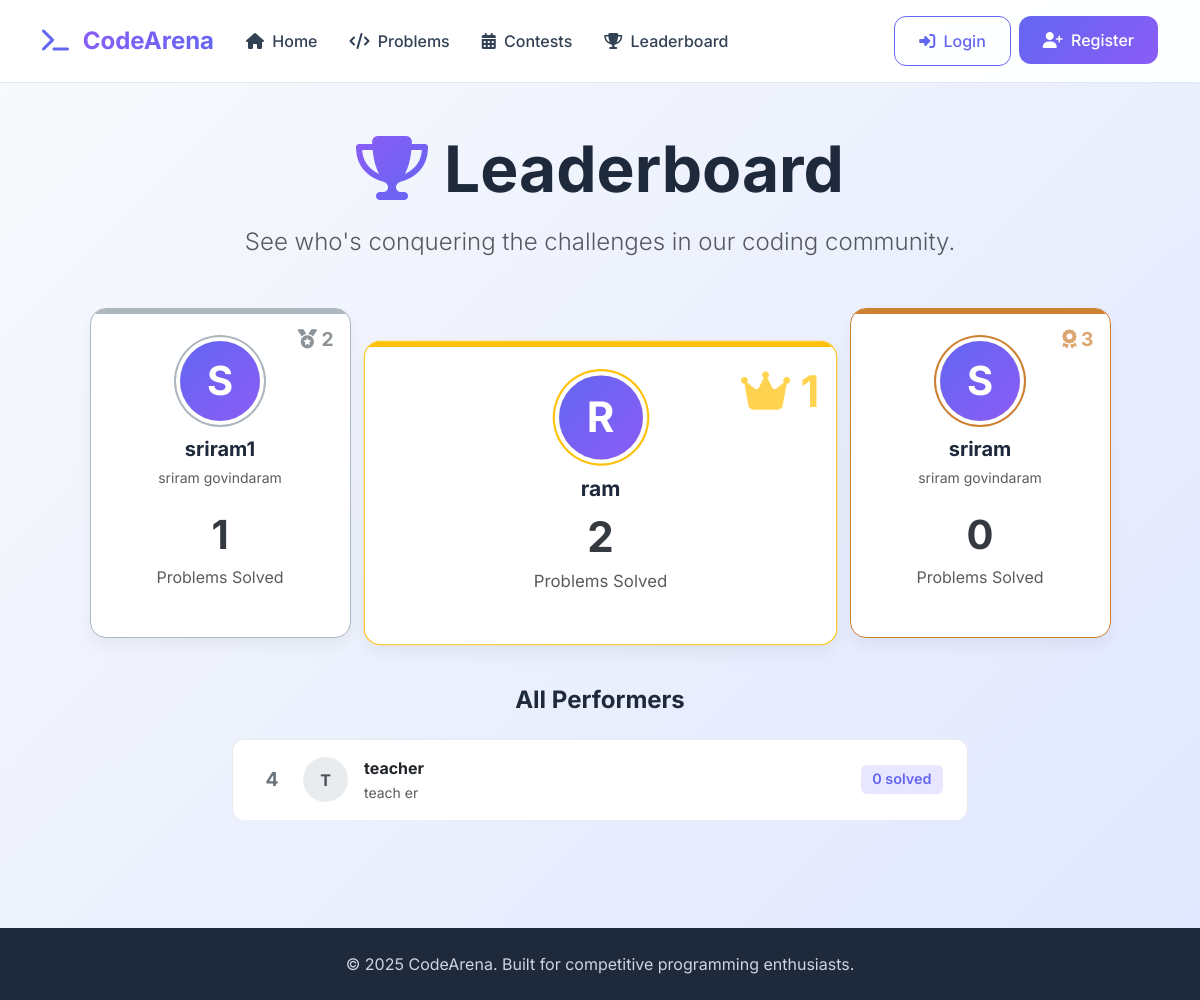
The app's page /leaderboard/, older data.
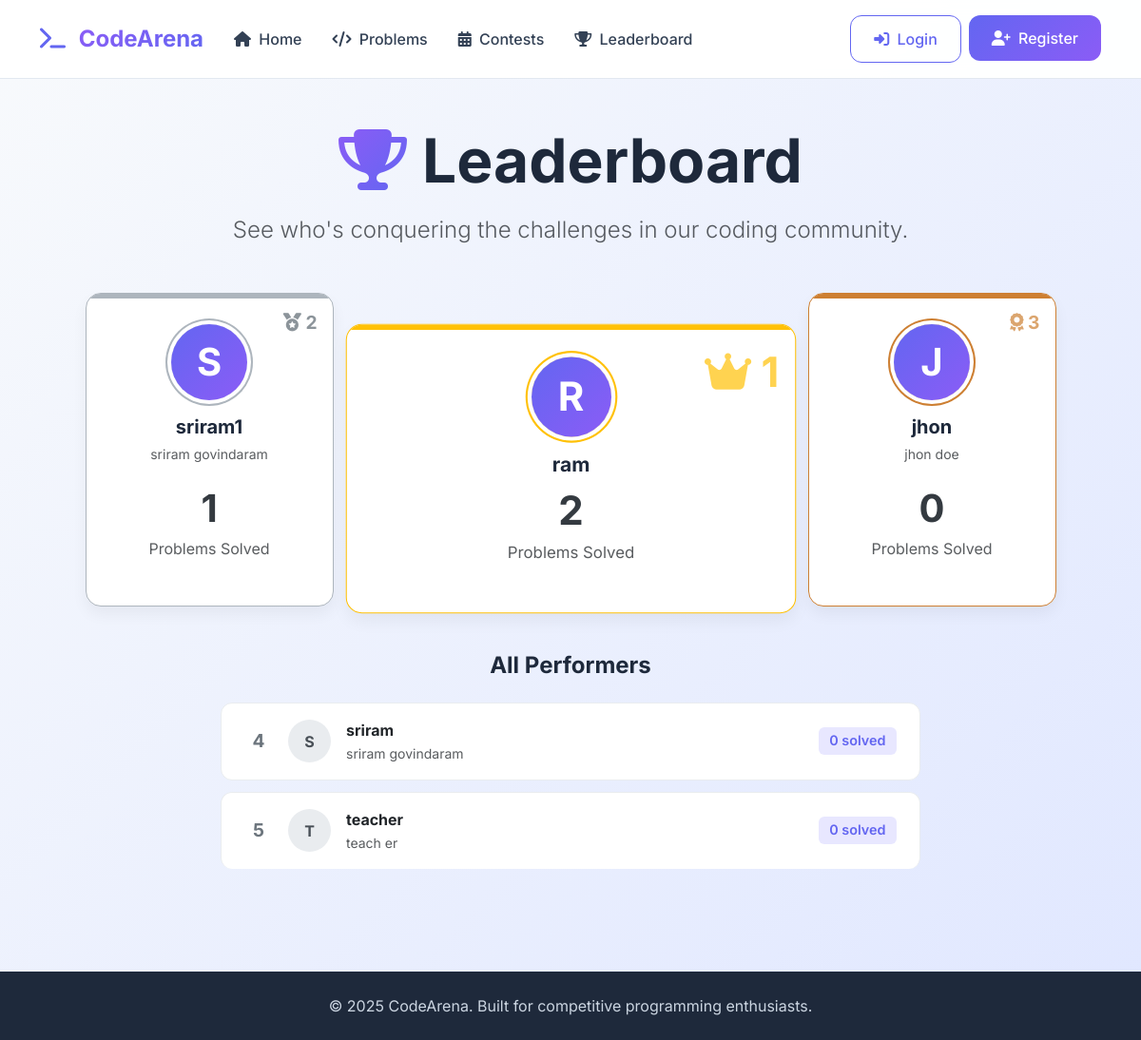
The same page, newer data.
### users/models.py (models this page shows, shortened)
class CustomUser(AbstractUser):
    ROLE_CHOICES = (
        ('student' , 'Student'),
        ('problem_setter' , 'Problem Setter'),
        ('admin' , 'Admin')
    )
    role = models.CharField(max_length=20,choices=ROLE_CHOICES,default='student')

### leaderboard/views.py (the view)
# urls.py: path('', views.leaderboard_view, name='main'),
def leaderboard_view(request):
    User = get_user_model()
    top_users = User.objects.annotate(
        solved_problems_count=Count(
            'submissions__problem',  # This part was already correct
            filter=Q(submissions__final_verdict='accepted'), # <-- THIS IS THE LINE THAT NEEDS THE FIX: 'submissions' (plural)
            distinct=True
        )
    ).order_by('-solved_problems_count')[:10]
    context = {
        'top_users': top_users,
    }
    return render(request, 'leaderboard/leaderboard.html', context)

### templates/leaderboard/leaderboard.html (shortened to what the changed rows need)
{% extends 'base.html' %}
{% block content %}
<div class="container py-5">
    <div class="text-center mb-5">
        <h1 class="display-3 fw-bold mb-3">
            <i class="fas fa-trophy text-gradient me-3"></i>Leaderboard
        </h1>
    </div>
    {% if top_users %}
        <div class="row justify-content-center align-items-end mb-5 g-4">
            {% if top_users|length > 2 %}
            <div class="col-lg-3 col-md-6 order-md-3">
                <div class="podium-card rank-3 text-center h-100">
                     <div class="podium-rank-badge">
                        <i class="fas fa-award"></i> 3
                    </div>
                    <div class="podium-avatar mx-auto">
                        {{ top_users.2.username.0|upper }}
                    </div>
                    <h5 class="fw-bold mt-3 mb-1">{{ top_users.2.username }}</h5>
                    {% if top_users.2.first_name or top_users.2.last_name %}
                        <p class="text-muted mb-3"><small>{{ top_users.2.first_name }} {{ top_users.2.last_name }}</small></p>
                    {% endif %}
                    <div class="podium-score">{{ top_users.2.solved_problems_count|default:0 }}</div>
                    <p class="text-muted">Problems Solved</p>
                </div>
            </div>
            {% endif %}
        </div>
        {% if top_users|length > 3 %}
        <div class="row justify-content-center">
            <div class="col-lg-8">
                <ul class="list-group list-group-flush leaderboard-list">
                    {% for user in top_users|slice:"3:" %}
                        <li class="list-group-item d-flex justify-content-between align-items-center">
                            <div class="d-flex align-items-center">
                                <span class="rank-number me-3">{{ forloop.counter|add:3 }}</span>
                                <div class="list-avatar me-3">{{ user.username.0|upper }}</div>
                                <div>
                                    <div class="fw-bold">{{ user.username }}</div>
                                    {% if user.first_name or user.last_name %}
                                        <small class="text-muted">{{ user.first_name }} {{ user.last_name }}</small>
                                    {% endif %}
                                </div>
                            </div>
                            <span class="badge score-badge">{{ user.solved_problems_count|default:0 }} solved</span>
                        </li>
                    {% endfor %}
                </ul>
            </div>
        </div>
        {% endif %}
    {% endif %}
</div>
{% endblock %}

Row changes from the older to the newer data that the page shows:
added CustomUser: username "J", username "jhon", first_name "jhon doe", top_users "0"
now on one of the page's lists (row unchanged): CustomUser: username.0 "S", username "sriram", first_name "sriram", last_name "govindaram", solved_problems_count "0"
shown differently, row unchanged: CustomUser (number 4 of 5 on the later page): last_name "govindaram" → (not shown)
Text that changed along with them:
{{ top_users.2.username.0|upper }}: "S" → "J"
{{ top_users.2.username }}: "sriram" → "jhon"
{{ top_users.2.first_name }}: "sriram" → "jhon doe"
